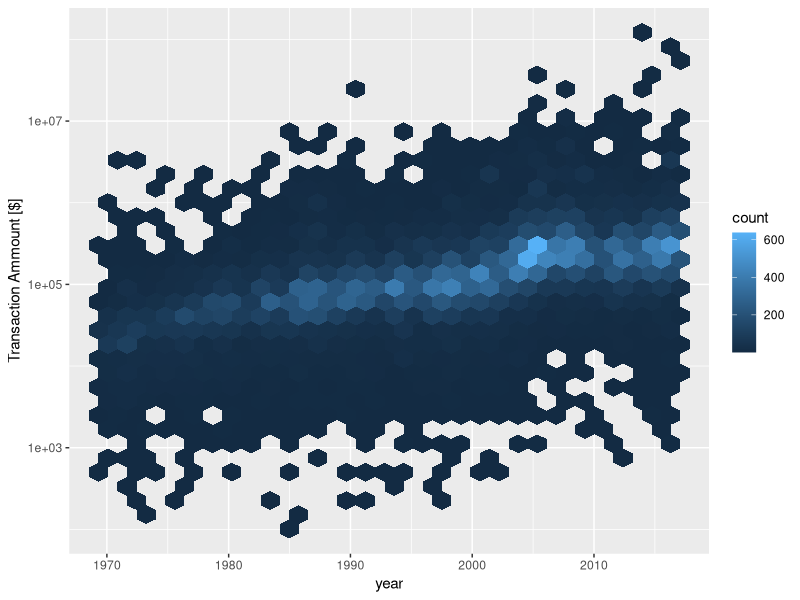
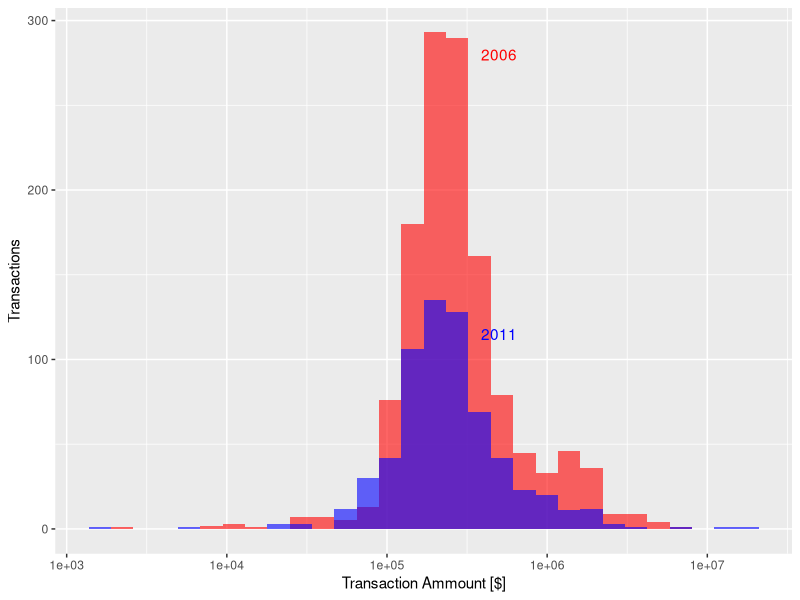

R code for these plots, in order:
library(tidyverse)
library(readr)
library(lubridate)

# http://opendata.charlottesville.org/datasets/real-estate-sales
real_estate <- read_csv("Real_Estate_Sales.csv")

# remove zeroes
real_estate <- filter(real_estate,SaleAmount>100)

# start in 1970, look for correlation
ggplot(data=filter(real_estate,year(SaleDate)>1969))+
  geom_hex(mapping=aes(x=year(SaleDate),y=SaleAmount))+
  scale_y_log10()+
  labs(x = "year",y="Transaction Ammount [$]")


# look at two slices
year1 <- 2006
year2 <- 2011
ggplot() +
  geom_histogram(data=filter(real_estate,year(SaleDate)==year1),mapping=aes(x=SaleAmount),fill='red',alpha=0.6)+
  geom_histogram(data=filter(real_estate,year(SaleDate)==year2),mapping=aes(x=SaleAmount),fill='blue',alpha=0.6)+
  scale_x_log10()+
  labs(x = "Transaction Ammount [$]",y="Transactions")+
  annotate("text", x = 500000, y = 280,color='red', label = toString(year1))+
  annotate("text", x = 500000, y = 115,color='blue',label = toString(year2))




